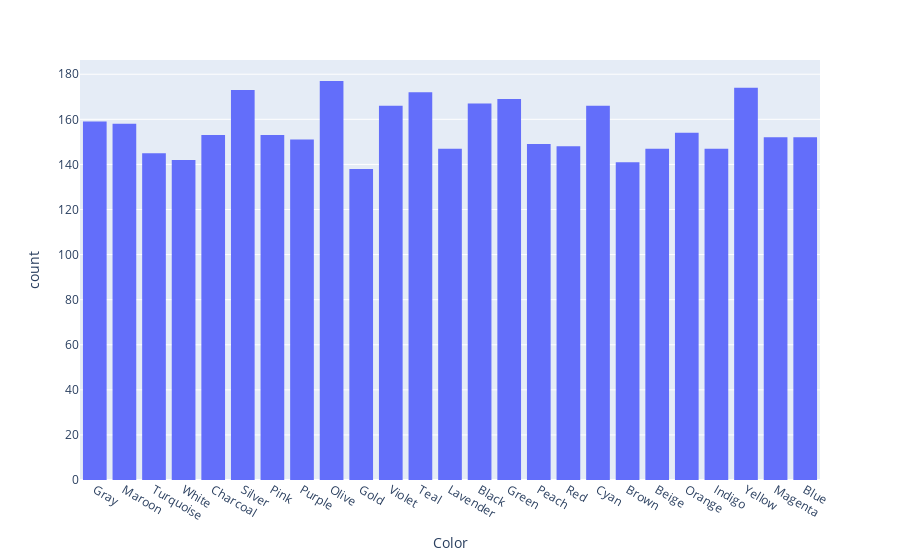

Notebook source saved alongside this figure:
### Markdown cell above
## 14 Are there any specific colors that are more popular among customers?

### Code cell
px.histogram(df , x = 'Color')

### Figure 1 — Plotly figure (JSON) as saved in the notebook; plotly's stock layout.template omitted (floating-point values rounded to 4 significant figures; data arrays with more than 128 entries replaced by an {"elided": "..."} marker saying what was removed)
{"data": [{"alignmentgroup": "True", "bingroup": "x", "hovertemplate": "Color=%{x}<br>count=%{y}<extra></extra>", "legendgroup": "", "marker": {"color": "#636efa", "pattern": {"shape": ""}}, "name": "", "offsetgroup": "", "orientation": "v", "showlegend": false, "type": "histogram", "x": {"elided": "3900 str values"}, "xaxis": "x", "yaxis": "y"}], "layout": {"barmode": "relative", "legend": {"tracegroupgap": 0}, "margin": {"t": 60}, "xaxis": {"anchor": "y", "domain": [0, 1], "title": {"text": "Color"}}, "yaxis": {"anchor": "x", "domain": [0, 1], "title": {"text": "count"}}}}
